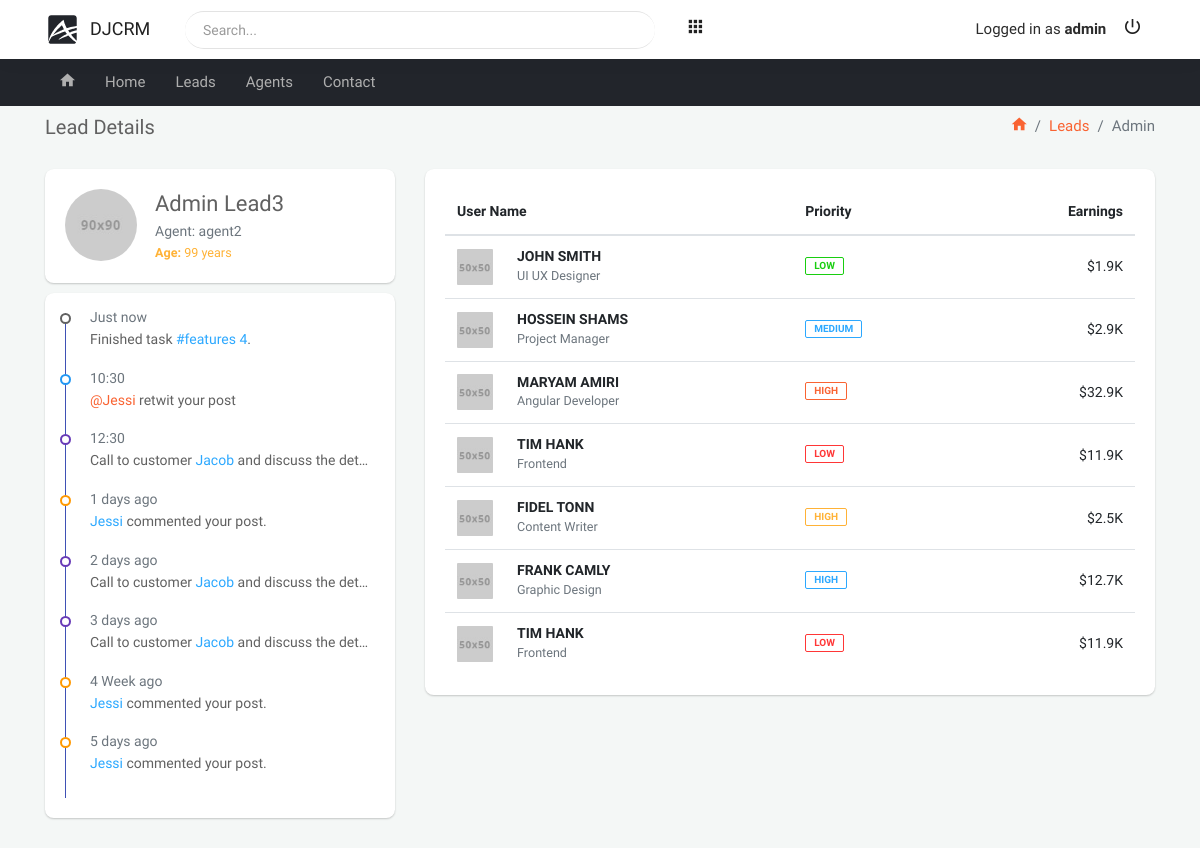
Screenshot of /lead-details/5/ (signed in) with the database file from the repository.
### leads/models.py (models this page shows, shortened)
class User(AbstractUser):
    is_organization = models.BooleanField(default=True)
    is_agent = models.BooleanField(default=False)

class Lead(models.Model):
    first_name = models.CharField(max_length=250)
    last_name = models.CharField(max_length=250)
    age = models.IntegerField(default=0)
    organization = models.ForeignKey('UserProfile', on_delete=models.CASCADE, default=2)
    agent = models.ForeignKey('Agent', on_delete=models.SET_NULL, null=True, blank=True)

class Agent(models.Model):
    user = models.OneToOneField(User, on_delete=models.CASCADE)
    organization = models.ForeignKey(UserProfile, on_delete=models.CASCADE, default=2)
    def __str__(self):
        return self.user.username

### leads/views.py (the view)
# urls.py: path('lead-details/<int:pk>/', LeadDetails.as_view(), name='lead-details'),
class LeadDetails(LoginRequiredMixin, generic.DetailView):
    template_name = 'leads/lead-details.html'
    queryset = Lead.objects.all()
    context_object_name = 'lead'
    def get_queryset(self):
        user = self.request.user
        return Lead.objects.filter(organization=user.userprofile)

### templates/leads/lead-details.html
{% extends 'base.html' %}
{% load static %}
{% block content %}
    <div class="container">
        <div class="block-header">
            <div class="row clearfix">
                <div class="col-lg-5 col-md-5 col-sm-12">
                    <h2>Lead Details</h2>
                </div>
                <div class="col-lg-7 col-md-7 col-sm-12">
                    <ul class="breadcrumb float-md-right padding-0">
                        <li class="breadcrumb-item"><a href="{% url 'home' %}"><i class="zmdi zmdi-home"></i></a></li>
                        <li class="breadcrumb-item"><a href="{% url 'leads:lead-list' %}">Leads</a></li>
                        <li class="breadcrumb-item active">{{ lead.first_name }}</li>
                    </ul>
                </div>
            </div>
        </div>
        <div class="row clearfix">
            <div class="col-lg-4 col-md-12">
                <div class="card">
                    <div class="body m-b-10 widget-user">
                        <img class="rounded-circle" src="{% static 'assets/images/sm/avatar5.jpg' %}" alt="">
                        <div class="wid-u-info">
                            <h5>{{ lead.first_name }} {{ lead.last_name }}</h5>
                            <p class="text-muted m-b-0">Agent: {{ lead.agent }}</p>
                            <small class="text-warning"><b>Age:</b> {{ lead.age }} years</small>
                        </div>
                    </div>
                    <div class="body activities">
                        <div class="streamline b-accent">
                            <div class="sl-item">
                                <div class="sl-content">
                                    <div class="text-muted">Just now</div>
                                    <p>Finished task <a href="" class="text-info">#features 4</a>.</p>
                                </div>
                            </div>
                            <div class="sl-item b-info">
                                <div class="sl-content">
                                    <div class="text-muted">10:30</div>
                                    <p><a href="">@Jessi</a> retwit your post</p>
                                </div>
                            </div>
                            <div class="sl-item b-primary">
                                <div class="sl-content">
                                    <div class="text-muted">12:30</div>
                                    <p>Call to customer <a href="" class="text-info">Jacob</a> and discuss the detail.
                                    </p>
                                </div>
                            </div>
                            <div class="sl-item b-warning">
                                <div class="sl-content">
                                    <div class="text-muted">1 days ago</div>
                                    <p><a href="" class="text-info">Jessi</a> commented your post.</p>
                                </div>
                            </div>
                            <div class="sl-item b-primary">
                                <div class="sl-content">
                                    <div class="text-muted">2 days ago</div>
                                    <p>Call to customer <a href="" class="text-info">Jacob</a> and discuss the detail.
                                    </p>
                                </div>
                            </div>
                            <div class="sl-item b-primary">
                                <div class="sl-content">
                                    <div class="text-muted">3 days ago</div>
                                    <p>Call to customer <a href="" class="text-info">Jacob</a> and discuss the detail.
                                    </p>
                                </div>
                            </div>
                            <div class="sl-item b-warning">
                                <div class="sl-content">
                                    <div class="text-muted">4 Week ago</div>
                                    <p><a href="" class="text-info">Jessi</a> commented your post.</p>
                                </div>
                            </div>
                            <div class="sl-item b-warning">
                                <div class="sl-content">
                                    <div class="text-muted">5 days ago</div>
                                    <p><a href="" class="text-info">Jessi</a> commented your post.</p>
                                </div>
                            </div>
                        </div>
                    </div>
                </div>
            </div>
            <div class="col-lg-8 col-md-12">
                <div class="card">
                    <div class="body">
                        <div class="table-responsive earning-report">
                            <table class="table m-b-0 table-hover">
                                <thead>
                                <tr>
                                    <th colspan="2">User Name</th>
                                    <th>Priority</th>
                                    <th>Earnings</th>
                                </tr>
                                </thead>
                                <tbody>
                                <tr>
                                    <td style="width:60px;"><span class="rounded"><img
                                            src="assets/images/xs/avatar1.jpg" alt="user" width="50"></span></td>
                                    <td>
                                        <h6>John Smith</h6><small class="text-muted">UI UX Designer</small></td>
                                    <td><span class="badge badge-success">Low</span></td>
                                    <td>$1.9K</td>
                                </tr>
                                <tr class="active">
                                    <td><span class="rounded"><img src="assets/images/xs/avatar2.jpg" alt="user"
                                                                   width="50"></span></td>
                                    <td>
                                        <h6>Hossein Shams</h6><small class="text-muted">Project Manager</small></td>
                                    <td><span class="badge badge-info">Medium</span></td>
                                    <td>$2.9K</td>
                                </tr>
                                <tr>
                                    <td><span class="round round-success"><img src="assets/images/xs/avatar3.jpg"
                                                                               alt="user" width="50"></span></td>
                                    <td>
                                        <h6>Maryam Amiri</h6><small class="text-muted">Angular Developer</small></td>
                                    <td><span class="badge badge-primary">High</span></td>
                                    <td>$32.9K</td>
                                </tr>
                                <tr>
                                    <td><span class="round round-primary"><img src="assets/images/xs/avatar4.jpg"
                                                                               alt="user" width="50"></span></td>
                                    <td>
                                        <h6>Tim Hank</h6><small class="text-muted">Frontend</small></td>
                                    <td><span class="badge badge-danger">Low</span></td>
                                    <td>$11.9K</td>
                                </tr>
                                <tr>
                                    <td><span class="round round-warning"><img src="assets/images/xs/avatar5.jpg"
                                                                               alt="user" width="50"></span></td>
                                    <td>
                                        <h6>Fidel Tonn</h6><small class="text-muted">Content Writer</small></td>
                                    <td><span class="badge badge-warning">High</span></td>
                                    <td>$2.5K</td>
                                </tr>
                                <tr>
                                    <td><span class="round round-danger"><img src="assets/images/xs/avatar6.jpg"
                                                                              alt="user" width="50"></span></td>
                                    <td>
                                        <h6>Frank Camly</h6><small class="text-muted">Graphic Design</small></td>
                                    <td><span class="badge badge-info">High</span></td>
                                    <td>$12.7K</td>
                                </tr>
                                <tr>
                                    <td><span class="round round-primary"><img src="assets/images/xs/avatar4.jpg"
                                                                               alt="user" width="50"></span></td>
                                    <td>
                                        <h6>Tim Hank</h6><small class="text-muted">Frontend</small></td>
                                    <td><span class="badge badge-danger">Low</span></td>
                                    <td>$11.9K</td>
                                </tr>
                                </tbody>
                            </table>
                        </div>
                    </div>
                </div>
            </div>
        </div>
    </div>
{% endblock %}

### templates/include/navbar.html (shortened to what this page needs)
{% load static %}
<nav class="navbar">
    <div class="container">
        <ul class="nav navbar-nav">
            <li>
                <div class="navbar-header">
                    <a class="navbar-brand" href="{% url 'home' %}"><img
                            src="{% static 'assets/images/logo-black.svg' %}" width="35" alt="DjCrm"><span
                            class="m-l-10">DjCrm</span></a>
                </div>
            </li>
            <li class="search_bar">
                <div class="input-group">
                    <input type="text" class="form-control" placeholder="Search...">
                </div>
            </li>
            {% if request.user.is_superuser %}
                <li class="dropdown"><a href="javascript:void(0);" class="dropdown-toggle" data-toggle="dropdown"
                                        role="button"><i class="zmdi zmdi-apps"></i></a>
                </li>
            {% endif %}
            <li class="float-right">
                {% if request.user.is_authenticated %}
                    <span>Logged in as <strong>{{ request.user.username }}</strong></span>
                    <a href="{% url 'logout' %}" class="mega-menu"><i class="zmdi zmdi-power"></i></a>
                {% else %}
                    <a href="{% url 'signup' %}" class="js-right-sidebar"><i
                            class="zmdi zmdi-account-add"></i></a>
                    <a href="{% url 'login' %}" class="js-right-sidebar"><i
                            class="zmdi zmdi-sign-in"></i></a>
                {% endif %}
            </li>
        </ul>
    </div>
</nav>

### rows the page displays
User: user.username "admin"
Lead: first_name "Admin", last_name "Lead3", agent "agent2", age "99"
